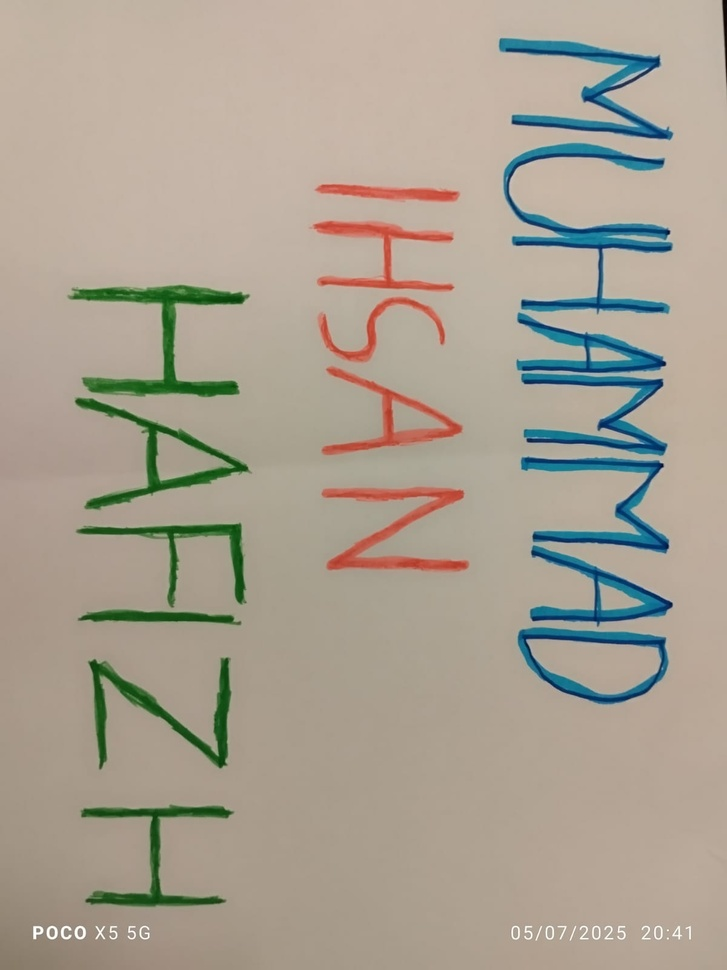
#> input picture Warna.jpg, 727 x 970 px, shrunk from 1200 x 1600 before the run
$ jupyter execute --allow-errors UTS_PCD_202331221_Kelas-B_ITPLN.ipynb
#> lines starting #> are read from the running program, lines starting #| are printed output that depends on the picture; after the words box and inside, x2 and y2 are one past the last pixel; in counts of white or black regions, pixels touching at a corner belong together
# Import Library

[cell 1]
import cv2
import numpy as np
import matplotlib.pyplot as plt

# Membaca gambar

[cell 2]
color_image = cv2.imread('Warna.jpg')
#> color_image is the input picture: shape (970, 727, 3); mean B, G, R 146.2, 160.4, 169.5
plt.imshow(color_image)

# ukuran gambar

[cell 3]
color_image.shape
#> Out = (970, 727, 3)

# mengubah dari bgr menjadi rgb

[cell 4]
brg = cv2.cvtColor(color_image, cv2.COLOR_BGR2RGB)

[cell 5]
plt.imshow(brg)

# Mendeteksi warna citra

[cell 6]
plt.subplot(2, 2, 1)
plt.imshow(brg)
plt.title('Original Image')

plt.subplot(2, 2, 2)
plt.imshow(cv2.cvtColor(brg, cv2.COLOR_BGR2RGB)[:, :, 2], cmap="gray")
plt.title('Red Channel')

plt.subplot(2, 2, 3)
plt.imshow(cv2.cvtColor(brg, cv2.COLOR_BGR2RGB)[:, :, 1], cmap="gray")
plt.title('Green Channel')

plt.subplot(2, 2, 4)
plt.imshow(cv2.cvtColor(brg, cv2.COLOR_BGR2RGB)[:, :, 0], cmap="gray")
plt.title('Blue Channel')

plt.tight_layout(pad=3.0)  # Tambahkan ini untuk memberi jarak antar subplot
plt.show()

# Mendeteksi warna citra dan menampilkan histogram

[cell 7]
#Merah
merah=cv2.cvtColor(brg, cv2.COLOR_BGR2RGB)[:,:,2]
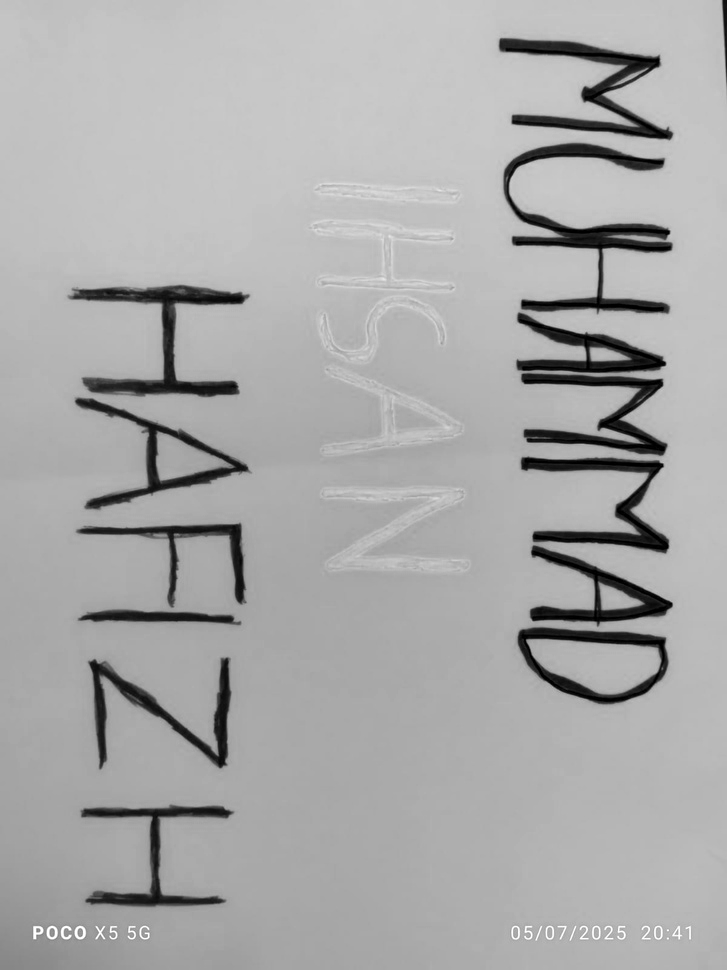
#> merah: shape (970, 727); min 0, max 255, mean 169.5
fig, axs = plt.subplots(3,2, figsize = (15,5))
hist = cv2.calcHist([merah],[0],None,[256],[0,256])
#> hist = 256 values, max 35756 at index 169, min 5 at index 227, mean 2754.6
axs[0,0].imshow(merah, cmap='gray')
axs[0,1].plot(hist)

#Hijau
hijau=cv2.cvtColor(brg, cv2.COLOR_BGR2RGB)[:,:,1]
hist = cv2.calcHist([hijau],[0],None,[256],[0,256])
#> hist = 256 values, max 36326 at index 181, min 0 at index 0, mean 2754.6
axs[1,0].imshow(hijau, cmap='gray')
axs[1,1].plot(hist)

#Biru
biru=cv2.cvtColor(brg, cv2.COLOR_BGR2RGB)[:,:,0]
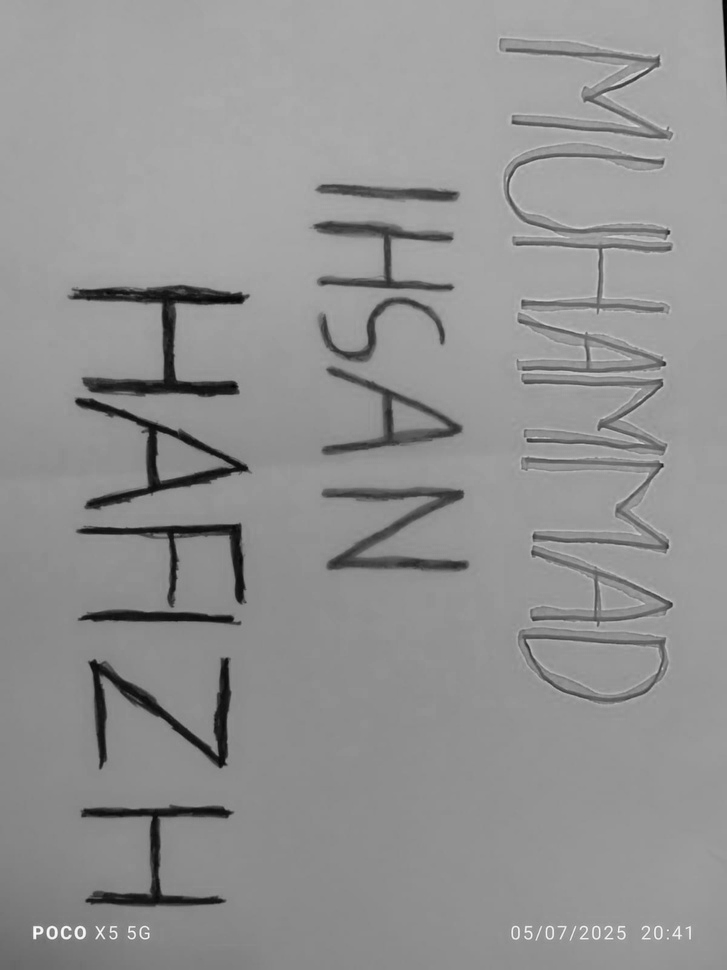
#> biru: shape (970, 727); min 0, max 253, mean 146.2
hist = cv2.calcHist([biru],[0],None,[256],[0,256])
#> hist = 256 values, max 33002 at index 168, min 0 at index 254, mean 2754.6
axs[2,0].imshow(biru, cmap='gray')
axs[2,1].plot(hist)
plt.show()
#> figure, not shown here; panel 2: curve peaks at x = 169, y = 35756; panel 4: curve peaks at x = 181, y = 36326; panel 6: curve peaks at x = 168, y = 33002

# Menampilkan batas ambang dari setiap warna

[cell 8]
image_hsv = cv2.cvtColor(brg, cv2.COLOR_RGB2HSV)
#> image_hsv: shape (970, 727, 3); mean H, S, V 22.3, 52.7, 175.5

gray = cv2.cvtColor(brg, cv2.COLOR_RGB2GRAY)

fig, axs = plt.subplots(2, 2, figsize=(10,10))

red_lower1 = np.array([0, 135, 50])
red_upper1 = np.array([10, 255, 255])
red_lower2 = np.array([170, 135, 50])
red_upper2 = np.array([180, 255, 255])

green_lower = np.array([36, 50, 50])
green_upper = np.array([86, 255, 255])

blue_lower = np.array([100, 50, 50])
blue_upper = np.array([140, 255, 255])

mask_red1 = cv2.inRange(image_hsv, red_lower1, red_upper1)
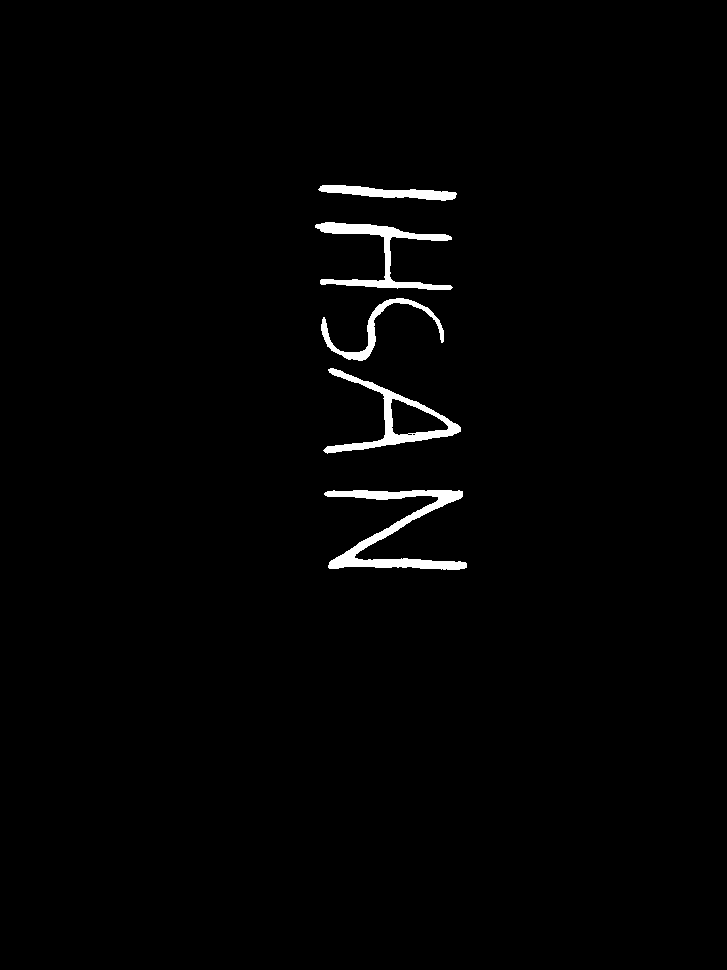
#> mask_red1: shape (970, 727); 1.4% white; 5 white regions, box (x1, y1, x2, y2) and area: (324, 490, 467, 570) 3108, (315, 222, 453, 290) 2214, (323, 368, 461, 454) 2156, (321, 298, 444, 361) 1191, (318, 185, 457, 201) 1148
mask_red2 = cv2.inRange(image_hsv, red_lower2, red_upper2)
#> mask_red2: shape (970, 727); every value is 0
mask_red = cv2.bitwise_or(mask_red1, mask_red2)
mask_green = cv2.inRange(image_hsv, green_lower, green_upper)
#> mask_green: shape (970, 727); 3.4% white; 10 white regions (4 under 20 px), largest, box (x1, y1, x2, y2) and area: (69, 284, 250, 398) 6315, (88, 657, 232, 768) 4437, (75, 397, 250, 510) 4416, (80, 805, 233, 908) 4153, (77, 523, 246, 608) 3272, (80, 609, 240, 626) 1707
mask_blue = cv2.inRange(image_hsv, blue_lower, blue_upper)
#> mask_blue: shape (970, 727); 2.3% white; 13 white regions (4 under 20 px), largest, box (x1, y1, x2, y2) and area: (504, 48, 672, 139) 2622, (521, 457, 669, 553) 2227, (522, 379, 667, 452) 2158

combined_mask1 = np.bitwise_or(mask_red, mask_blue)
#> combined_mask1: shape (970, 727); 3.7% white; 18 white regions (4 under 20 px), largest, box (x1, y1, x2, y2) and area: (324, 490, 467, 570) 3108, (504, 48, 672, 139) 2622, (521, 457, 669, 553) 2227
combined_mask2 = np.bitwise_or(combined_mask1, mask_green)
#> combined_mask2: shape (970, 727); 7.1% white; 28 white regions (8 under 20 px), largest, box (x1, y1, x2, y2) and area: (69, 284, 250, 398) 6315, (88, 657, 232, 768) 4437, (75, 397, 250, 510) 4416

#> (the rest of this cell did not finish here and is left out)

# Membaca gambar kedua

[cell 9]
img2 = cv2.imread('Backlight.jpg') # ngebaca gmbar
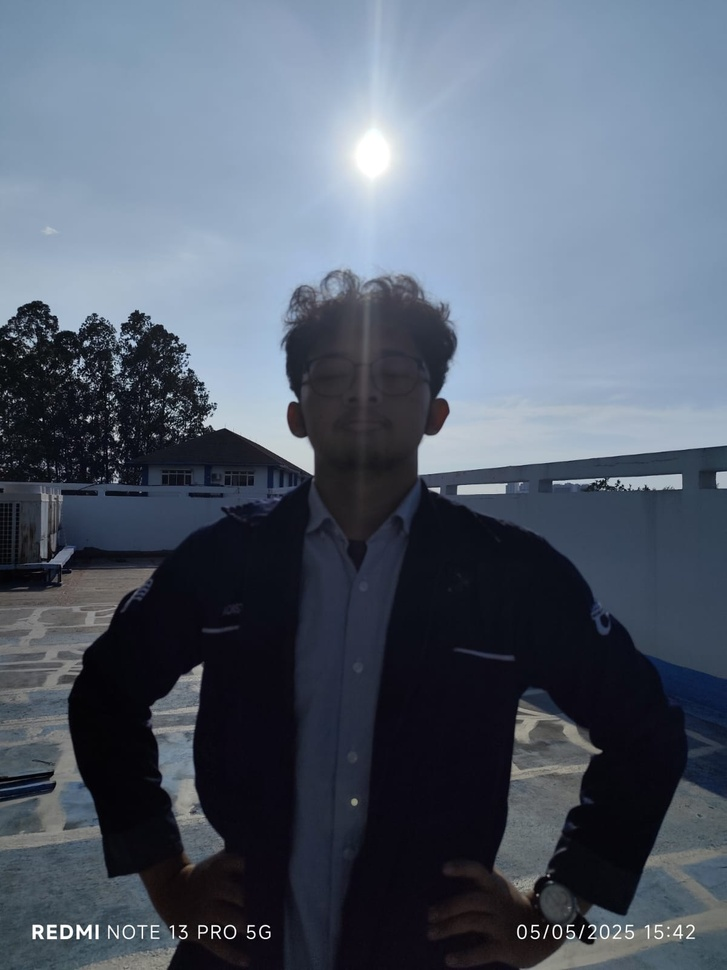
#> input picture BackLight.jpg, 727 x 970 px, shrunk from 1200 x 1600 before the run, found by its file name
#> img2 is the input picture: shape (970, 727, 3); mean B, G, R 108.8, 94, 84
img2 # memanggil
img2.shape
rgb =  cv2.cvtColor(img2, cv2.COLOR_BGR2RGB)

[cell 10]
plt.imshow(rgb)
plt.title("Gambar Asli")

# Mengubah gambar rgb menjadi gray

[cell 11]
gray = cv2.cvtColor(rgb, cv2.COLOR_BGR2GRAY)

plt.imshow(gray, cmap='gray')
plt.title("Gambar Grayscale")
plt.axis("off")
plt.show()

# Mengubah grayscale agar dicerahkan

[cell 12]
cerah = cv2.convertScaleAbs(gray, beta=100)

#> (the rest of this cell did not finish here and is left out)

# Mengubah Grayscale menjadi kontras

[cell 13]
kontras = cv2.convertScaleAbs(gray, alpha=1.5, beta=0)
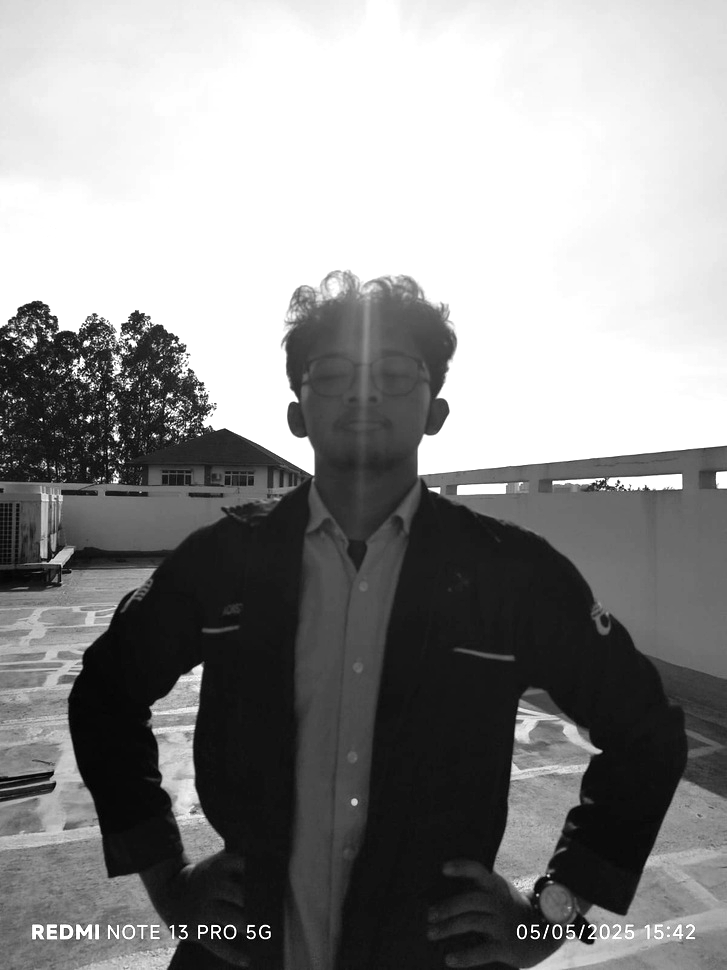
#> kontras: shape (970, 727); min 0, max 255, mean 140.3

plt.imshow(kontras, cmap='gray')
plt.title("Grayscale yang Diperkontras")
plt.axis("off")
plt.show()

# Mengubah gambar cerah menjadi cerah dan kontras

[cell 14]
bright_kontras = cv2.convertScaleAbs(cerah, alpha=1.5, beta=1)
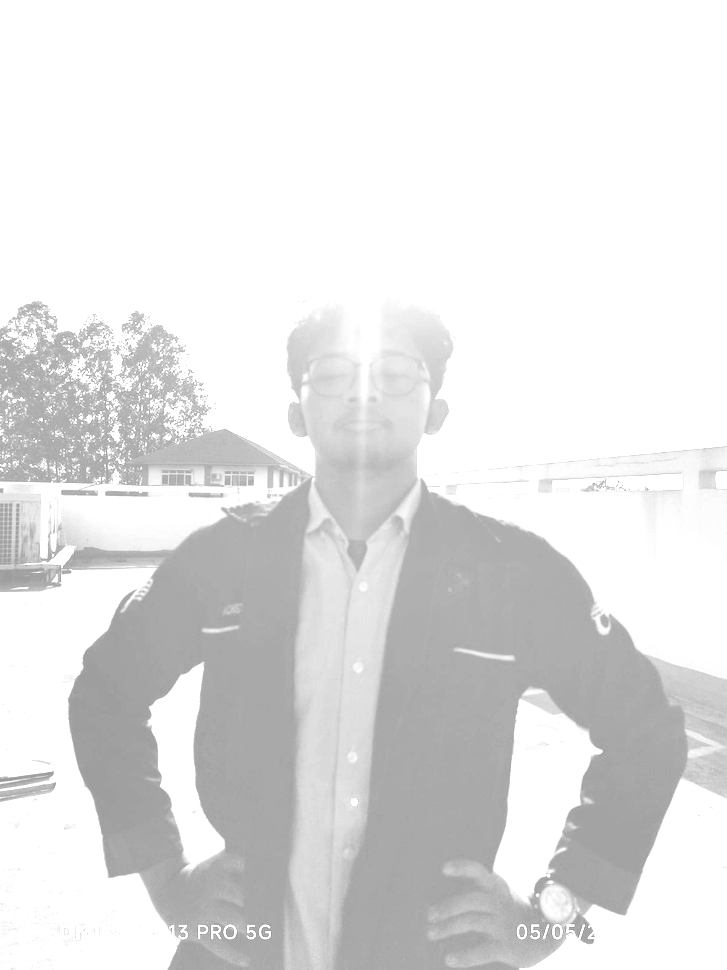
#> bright_kontras: shape (970, 727); min 151, max 255, mean 226.8

plt.imshow(bright_kontras, cmap='gray')
plt.title("Grayscale Dicerah + Kontras")
plt.axis("off")
plt.show()
